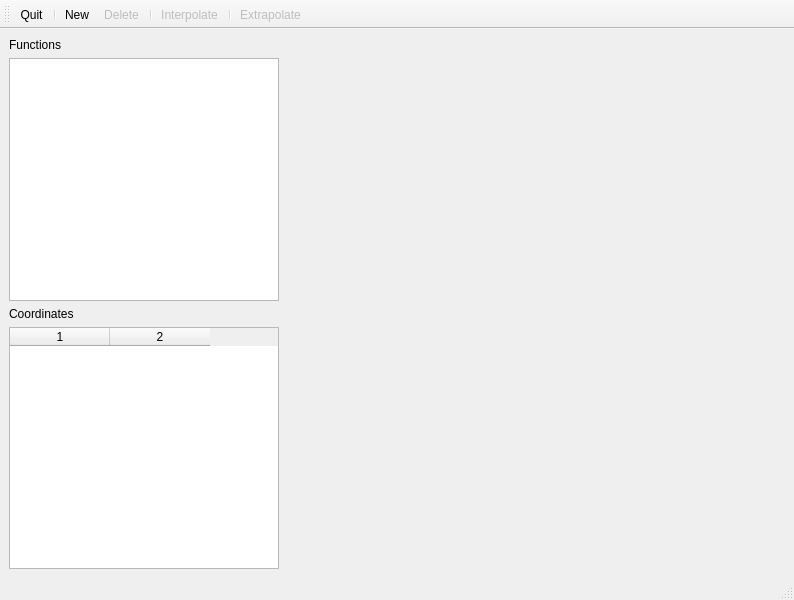
<?xml version="1.0" encoding="UTF-8"?>
<ui version="4.0">
 <class>CubicSplineXtrapolatorWidget</class>
 <widget class="QMainWindow" name="CubicSplineXtrapolatorWidget">
  <property name="geometry">
   <rect>
    <x>0</x>
    <y>0</y>
    <width>794</width>
    <height>600</height>
   </rect>
  </property>
  <property name="windowTitle">
   <string>Natural Cubic Spline Extrapolator</string>
  </property>
  <widget class="QWidget" name="centralwidget">
   <layout class="QHBoxLayout" name="horizontalLayout_2">
    <item>
     <layout class="QHBoxLayout" name="horizontalLayout">
      <item>
       <layout class="QVBoxLayout" name="verticalLayout">
        <item>
         <widget class="QLabel" name="label">
          <property name="text">
           <string>Functions</string>
          </property>
         </widget>
        </item>
        <item>
         <widget class="QListWidget" name="listWidget">
          <property name="alternatingRowColors">
           <bool>false</bool>
          </property>
          <property name="resizeMode">
           <enum>QListView::Fixed</enum>
          </property>
          <property name="uniformItemSizes">
           <bool>false</bool>
          </property>
         </widget>
        </item>
        <item>
         <widget class="QLabel" name="label_2">
          <property name="text">
           <string>Coordinates</string>
          </property>
         </widget>
        </item>
        <item>
         <widget class="QTableWidget" name="tableWidget">
          <property name="columnCount">
           <number>2</number>
          </property>
          <attribute name="horizontalHeaderCascadingSectionResizes">
           <bool>false</bool>
          </attribute>
          <column/>
          <column/>
         </widget>
        </item>
       </layout>
      </item>
      <item>
       <widget class="PlotView" name="plotView" native="true">
        <property name="minimumSize">
         <size>
          <width>500</width>
          <height>400</height>
         </size>
        </property>
       </widget>
      </item>
     </layout>
    </item>
   </layout>
  </widget>
  <widget class="QStatusBar" name="statusbar"/>
  <widget class="QToolBar" name="toolBar">
   <property name="enabled">
    <bool>true</bool>
   </property>
   <property name="windowTitle">
    <string>toolBar</string>
   </property>
   <attribute name="toolBarArea">
    <enum>TopToolBarArea</enum>
   </attribute>
   <attribute name="toolBarBreak">
    <bool>false</bool>
   </attribute>
   <addaction name="actionQuit"/>
   <addaction name="separator"/>
   <addaction name="actionNewInterpolation"/>
   <addaction name="actionDeleteInterpolation"/>
   <addaction name="separator"/>
   <addaction name="actionInterpolate"/>
   <addaction name="separator"/>
   <addaction name="actionExtrapolate"/>
  </widget>
  <action name="actionQuit">
   <property name="text">
    <string>Quit</string>
   </property>
   <property name="shortcut">
    <string>Q</string>
   </property>
  </action>
  <action name="actionNewInterpolation">
   <property name="text">
    <string>New</string>
   </property>
   <property name="shortcut">
    <string>N</string>
   </property>
  </action>
  <action name="actionDeleteInterpolation">
   <property name="enabled">
    <bool>false</bool>
   </property>
   <property name="text">
    <string>Delete</string>
   </property>
   <property name="shortcut">
    <string>D</string>
   </property>
  </action>
  <action name="actionInterpolate">
   <property name="checkable">
    <bool>true</bool>
   </property>
   <property name="enabled">
    <bool>false</bool>
   </property>
   <property name="text">
    <string>Interpolate</string>
   </property>
   <property name="shortcut">
    <string>I</string>
   </property>
  </action>
  <action name="actionExtrapolate">
   <property name="checkable">
    <bool>true</bool>
   </property>
   <property name="enabled">
    <bool>false</bool>
   </property>
   <property name="text">
    <string>Extrapolate</string>
   </property>
   <property name="toolTip">
    <string>Extrapolate</string>
   </property>
   <property name="shortcut">
    <string>E</string>
   </property>
  </action>
 </widget>
 <customwidgets>
  <customwidget>
   <class>PlotView</class>
   <extends>QWidget</extends>
   <header>QatPlotWidgets/PlotView.h</header>
   <container>1</container>
  </customwidget>
 </customwidgets>
 <resources/>
 <connections>
  <connection>
   <sender>actionQuit</sender>
   <signal>triggered()</signal>
   <receiver>CubicSplineXtrapolatorWidget</receiver>
   <slot>deleteLater()</slot>
   <hints>
    <hint type="sourcelabel">
     <x>-1</x>
     <y>-1</y>
    </hint>
    <hint type="destinationlabel">
     <x>399</x>
     <y>299</y>
    </hint>
   </hints>
  </connection>
 </connections>
</ui>
